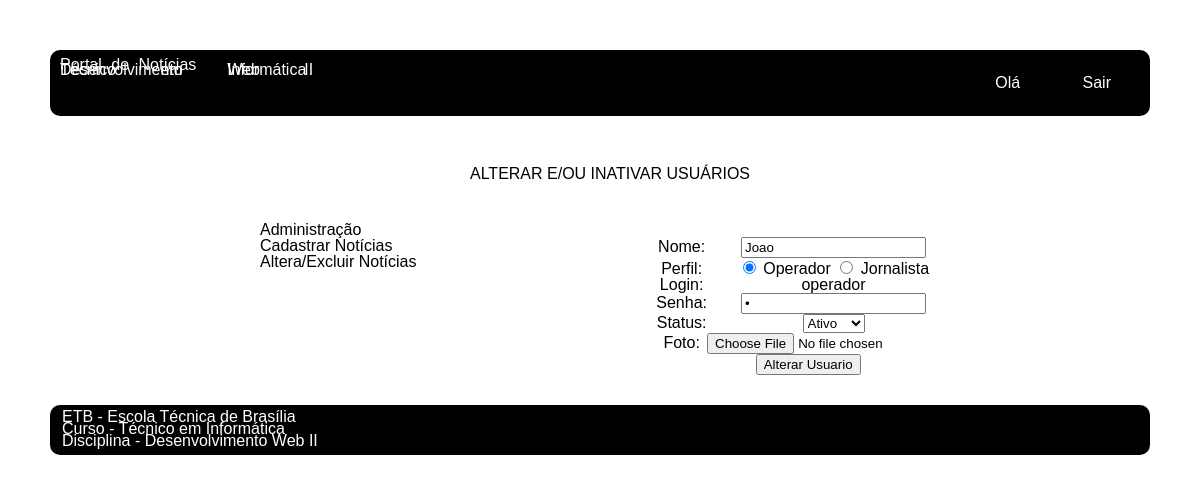
The app's page /altera_user.php?codigo_user=2 with its own data.
### tables this page shows
CREATE TABLE `usuarios` (
  `COD_USER` int(11) NOT NULL,
  `NOME_USER` varchar(45) NOT NULL,
  `PERFIL_USER` varchar(20) NOT NULL,
  `LOGIN_USER` varchar(45) NOT NULL,
  `SENHA_USER` varchar(45) NOT NULL,
  `STATUS_USER` char(1) NOT NULL DEFAULT 'a',
  `IMAGEM_USER` varchar(80) NOT NULL
);

### altera_user.php (the view, shortened to what this page needs)
<!DOCTYPE html>
<html>
	<head>
		<link rel="stylesheet" type="text/css" href="_css/reset.css"/>
		</head>
	<body>
	<div id="principal">
						<div id="topo">
						<div id="logo">
							<h1>Portal de Notícias</h1>
							<h4> Desenvolvimento Web II</h4>
							<h4> Técnico em Informática</h4>
						</div>
						<div id="menu_global" class="menu_global">
					    <ul>
                        <li> Olá <?php include "valida_login.php"; ?> </li>
                        <li><a href="logout.php"> Sair </a></li>
						</ul>
						</div>
						</div>
					<div id="conteudo_especifico">
						<div class="div_central">
						<div class="centralizar">
								<h1> ALTERAR E/OU INATIVAR USUÁRIOS </h1>
						</div>
						</div>
						<div class="div_esquerda">
						<div id="menu_local" class="menu_local">
						<?php
						include "menu_local.php";
						?>
						</div>
						</div>
						<div class="div_direita">
						<?php
							$conectar = mysqli_connect("localhost", "root","", "bd_gagal");
							$codigo_user=$_GET["codigo_user"];
							$sql_pesquisa = "SELECT nome_user,
													perfil_user,
													login_user,
													senha_user,
													status_user,
													imagem_user
											FROM usuarios
											WHERE cod_user = '$codigo_user'";
							$resultado_pesquisa = mysqli_query($conectar, $sql_pesquisa);
							$registro = mysqli_fetch_row($resultado_pesquisa);
						?>
						<form method="post" action="processa_altera_user.php" enctype="multipart/form-data">
							<?php
								if ($registro[1] <> "Administrador")
								{
							?>
						<table class="centralizar">
							<tr>
								<td>
									<p>Nome: </p>
								</td>
								<td>
									<p>
										<input type="text" name="nome" value="<?php echo "$registro[0]";?>" required>
									</p>
								</td>
							</tr>
							<tr>
								<td>
									<p>Perfil: </p>
								</td>
								<td>
									<p>
										<input type="radio" name="perfil_comum" value="Operador"
										<?php
											if ($registro[1] == "Operador") {
													echo "checked";
											}
										?>> Operador
										<input type="radio" name="perfil_comum" value="Jornalista"
										<?php
											if ($registro[1] == "Jornalista") {
													echo "checked";
											}
										?>> Jornalista
									</p>
								</td>
							</tr>
							<tr>
								<td>
									<p>Login: </p>
								</td>
								<td>
									<p><?php echo "$registro[2]";?></p>
								</td>
							</tr>
							<tr>
								<td>
									<p>Senha: </p>
								</td>
								<td>
									<p>
										<input type="password" name="senha" value="<?php echo "$registro[3]";?>" requerid>
									</p>
								</td>
							</tr>
							<tr>
								<td>
									<p>Status: </p>
								</td>
								<td>
									<p>
										<select name="status">
											<option value="a"
											<?php
												if ($registro[4] == "a") {
													echo "selected";
												}
											?> > Ativo
											</option>
										</select>
									</p>
								</td>
							</tr>
							<tr>
								<td>
									<p> Foto: </p>
								</td>
								<td>
									<p>	<input type="file" name="imagem"> </p>
								</td>
							</tr>
							<tr>
								<td colspan="2">
									<p> <input type="submit" value="Alterar Usuario"> </p>
								</td>
							</tr>
						</table>
							<?php
						}
						?>
						</form>
					</div>
					</div>
					<div id="rodape">
					<div id="texto_intitucional">
					<h6> ETB - Escola Técnica de Brasília </h6>
					<h6> Curso - Técnico em Informática </h6>
					<h6> Disciplina - Desenvolvimento Web II </h6>
					</div>
					</div>
</div>
</body>
</html>

### css/layout.css (style rules this page uses)
#principal { margin: 50px; font-family: arial; }
#topo { padding: 10px; display: grid; grid-template-columns: auto auto; margin: 0px auto 20px auto; grid-gap: 5px; border-radius: 10px; background-color: black; color: white; justify-content: space-between; }
#logo h1 { line-height: 10px; word-spacing: 5px; }
#logo h4 { line-height: 0px; word-spacing: 40px; }
#conteudo_especifico { padding: 10px; display: grid; grid-template-columns: 50% 50%; margin: 0px auto 5px auto; grid-gap: 20px; }
.div_esquerda { margin: 0px auto auto 200px; }
.div_direita { margin: 15px 200px auto auto; }
.div_central { margin: auto 200px auto 200px; grid-column-start: 1; grid-column-end: 3; }
#rodape { padding: 0px; display: grid; grid-template-columns: auto auto; grid-template-rows: 50px; margin: 20px auto 0px auto; grid-gap: 5px; border-radius: 10px; background-color: black; color: white; justify-content: space-between; }
#rodape h6 { line-height: 0px; word-spacing: 0px; margin: 12px auto 12px 12px; }
.centralizar { text-align: center; padding: 20px 30px 20px 30px; }

### css/menu.css (style rules this page uses)
.menu_global li { display: inline-flex; margin: 15px 29px; }
.menu_global a { text-decoration: none; color: white; }

### records on screen
usuarios: nome "Joao", PERFIL_USER "☑", LOGIN_USER "operador", status "Ativo"
